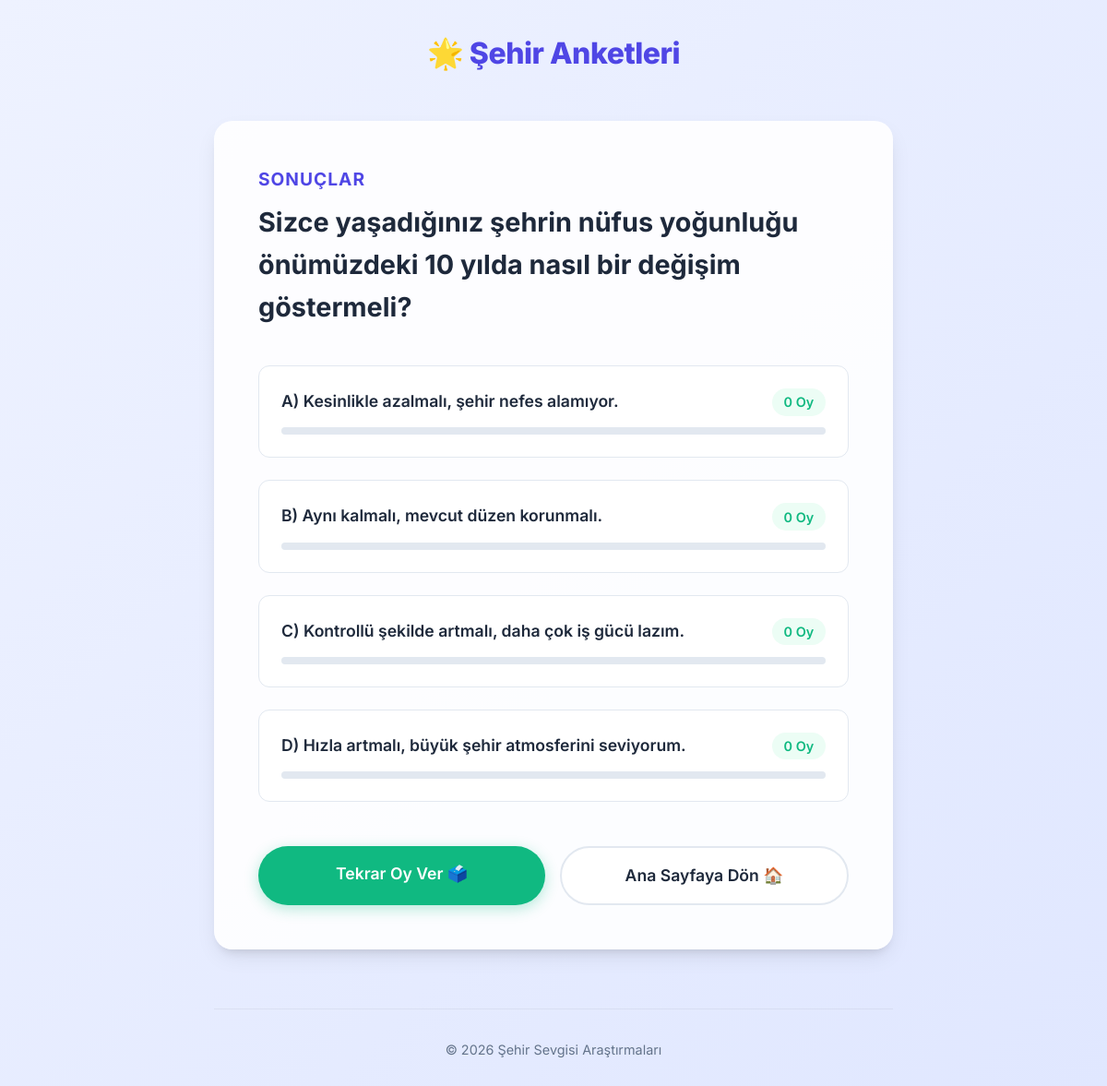
The app's page /polls/7/results/ with its own data.
### polls/models.py (models this page shows, shortened)
class Question(models.Model):
    question_text = models.CharField(max_length=200, verbose_name="Anket Sorusu")
    pub_date = models.DateTimeField(verbose_name="Yayınlanma Tarihi")

class Choice(models.Model):
    question = models.ForeignKey(Question, on_delete=models.CASCADE)
    choice_text = models.CharField(max_length=200, verbose_name="Seçenek Metni")
    votes = models.IntegerField(default=0, verbose_name="Oy Sayısı")

### polls/views.py (the view)
# urls.py: path("<int:pk>/results/", views.ResultsView.as_view(), name="results"),
class ResultsView(generic.DetailView):
    model = Question
    template_name = "polls/results.html"

### polls/templates/polls/results.html (shortened to what this page needs)
{% extends "polls/base.html" %}
{% block content %}
<div class="poll-results-container">
    <div class="results-card">
        <h1 class="results-title">Sonuçlar</h1>
        <h2 class="question-text">{{ question.question_text }}</h2>
        <div class="results-list">
            {% for choice in question.choice_set.all %}
            <div class="result-item">
                <div class="result-info">
                    <span class="choice-text">{{ choice.choice_text }}</span>
                    <span class="vote-count">{{ choice.votes }} Oy</span>
                </div>
                <div class="progress-bar-container">
                </div>
            </div>
            {% empty %}
            <p>Henüz bu anket için seçenek veya oy bulunmuyor.</p>
            {% endfor %}
        </div>
        <div class="action-buttons">
            <a href="{% url 'polls:detail' question.id %}" class="btn-secondary">
                Tekrar Oy Ver 🗳️
            </a>
            <a href="{% url 'polls:index' %}" class="btn-tertiary">
                Ana Sayfaya Dön 🏠
            </a>
        </div>
    </div>
</div>
{% endblock content %}

### polls/static/polls/style.css (style rules this page uses)
:root { --primary-color: #4F46E5; --primary-hover: #4338CA; --secondary-color: #10B981; --secondary-hover: #059669; --background-gradient-start: #EEF2FF; --background-gradient-end: #E0E7FF; --text-main: #1E293B; --text-muted: #64748B; --card-bg: rgba(255, 255, 255, 0.9); --card-shadow: 0 10px 25px -5px rgba(0, 0, 0, 0.1), 0 8px 10px -6px rgba(0, 0, 0, 0.1); --font-family: 'Inter', sans-serif; --radius-md: 12px; --radius-lg: 20px; --radius-full: 9999px; --transition-speed: 0.3s; }
* { box-sizing: border-box; margin: 0; padding: 0; }
body { font-family: var(--font-family); background: linear-gradient(135deg, var(--background-gradient-start) 0%, var(--background-gradient-end) 100%); color: var(--text-main); line-height: 1.6; min-height: 100vh; display: flex; flex-direction: column; }
h1, h2, h3 { color: var(--text-main); font-weight: 700; }
.btn-primary, .btn-secondary, .btn-tertiary { display: inline-block; padding: 1rem 2rem; border: none; border-radius: var(--radius-full); font-size: 1.1rem; font-weight: 600; cursor: pointer; text-align: center; text-decoration: none; transition: all 0.2s ease; width: 100%; }
.btn-secondary { background: var(--secondary-color); color: white; box-shadow: 0 4px 15px rgba(16, 185, 129, 0.3); }
.btn-tertiary { background: white; color: var(--text-main); border: 2px solid #E2E8F0; }
.results-card { background: var(--card-bg); border-radius: var(--radius-lg); padding: 3rem; box-shadow: var(--card-shadow); }
.results-title { color: var(--primary-color); margin-bottom: 0.5rem; font-size: 1.2rem; text-transform: uppercase; letter-spacing: 1px; }
.question-text { font-size: 1.8rem; margin-bottom: 2.5rem; }
.results-list { display: flex; flex-direction: column; gap: 1.5rem; margin-bottom: 3rem; }
.result-item { background: white; padding: 1.5rem; border-radius: var(--radius-md); border: 1px solid #E2E8F0; }
.result-info { display: flex; justify-content: space-between; margin-bottom: 0.8rem; font-weight: 600; font-size: 1.1rem; }
.vote-count { color: var(--secondary-color); background: #ECFDF5; padding: 0.2rem 0.8rem; border-radius: var(--radius-full); font-size: 0.9rem; }
.progress-bar-container { height: 8px; background: #E2E8F0; border-radius: var(--radius-full); overflow: hidden; }
.action-buttons { display: flex; gap: 1rem; flex-direction: column; }
@media (min-width: 600px) { .action-buttons { flex-direction: row; } }

### records on screen
Question: question_text "Sizce yaşadığınız şehrin nüfus yoğunluğu önümüzdeki 10 yılda nasıl bir değişim göstermeli?"
Choice: choice_text "A) Kesinlikle azalmalı, şehir nefes alamıyor.", votes "0"
Choice: choice_text "B) Aynı kalmalı, mevcut düzen korunmalı.", votes "0"
Choice: choice_text "C) Kontrollü şekilde artmalı, daha çok iş gücü lazım.", votes "0"
Choice: choice_text "D) Hızla artmalı, büyük şehir atmosferini seviyorum.", votes "0"
